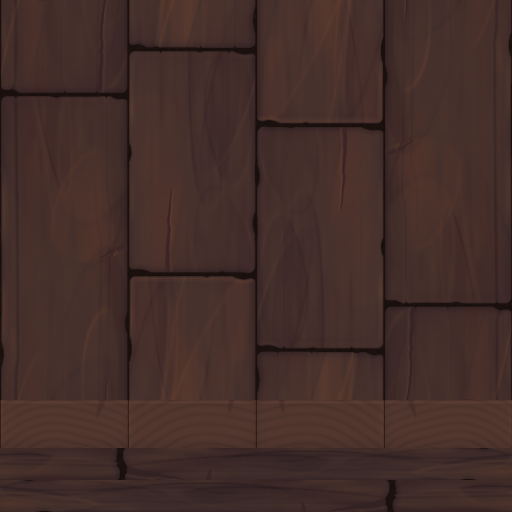
#> input picture painter/tests/golden/floor_atlas_v5.png, 1024 x 1024 px (shown at 1/2 size)
$ python make_floor_thumb.py ../painter/tests/golden/floor_atlas_v5.png ../painter/tests/golden/floor_atlas_v5.png
#> lines starting #> are read from the running program, lines starting #| are printed output that depends on the picture
"""Makes the floor's picture for the objects drawer: src/PropGenerator.Desktop/Assets/floor_v5.png.

Source: the hand-painted v5 floor atlas (1024 x 1024), the one the painter's golden test keeps as
painter/tests/golden/floor_atlas_v5.png. Its top area (rows 224 to 1024)
holds the plank faces; the end-grain strip starts about row 800. This takes the centre square of the plank faces and
shrinks it to 128 x 128. Run once and commit the PNG:

    python3 -I tools/make_floor_thumb.py <atlas.png> <out.png>
"""
import sys

from PIL import Image

TOP = 224       # first row of the plank area
BOTTOM = 800    # plank faces end here (end grain below)
SIZE = 128


def main(atlas_path: str, out_path: str) -> None:
    atlas = Image.open(atlas_path).convert("RGB")
#> atlas is the input picture: PIL image 1024x1024 RGB; mean R, G, B 67.7, 45.7, 41.3
    side = BOTTOM - TOP
    left = (atlas.width - side) // 2
#> left = 224
    square = atlas.crop((left, TOP, left + side, TOP + side))
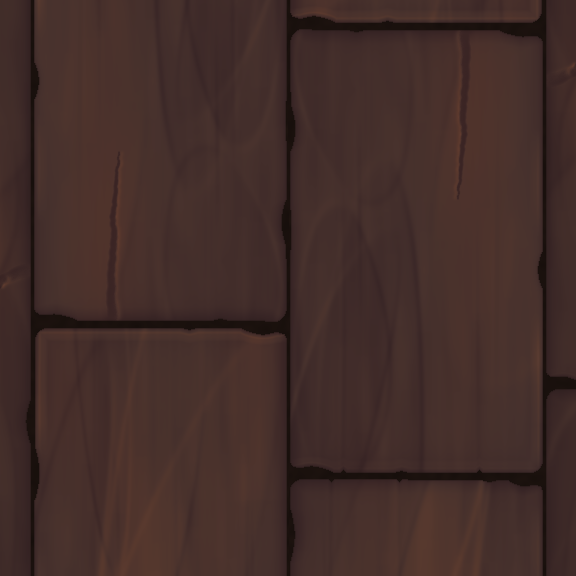
#> square: PIL image 576x576 RGB; mean R, G, B 67.1, 45.3, 41.2
    square.resize((SIZE, SIZE), Image.LANCZOS).save(out_path, optimize=True)


if __name__ == "__main__":
    if len(sys.argv) != 3:
        sys.exit("usage: make_floor_thumb.py <atlas.png> <out.png>")
    main(sys.argv[1], sys.argv[2])
